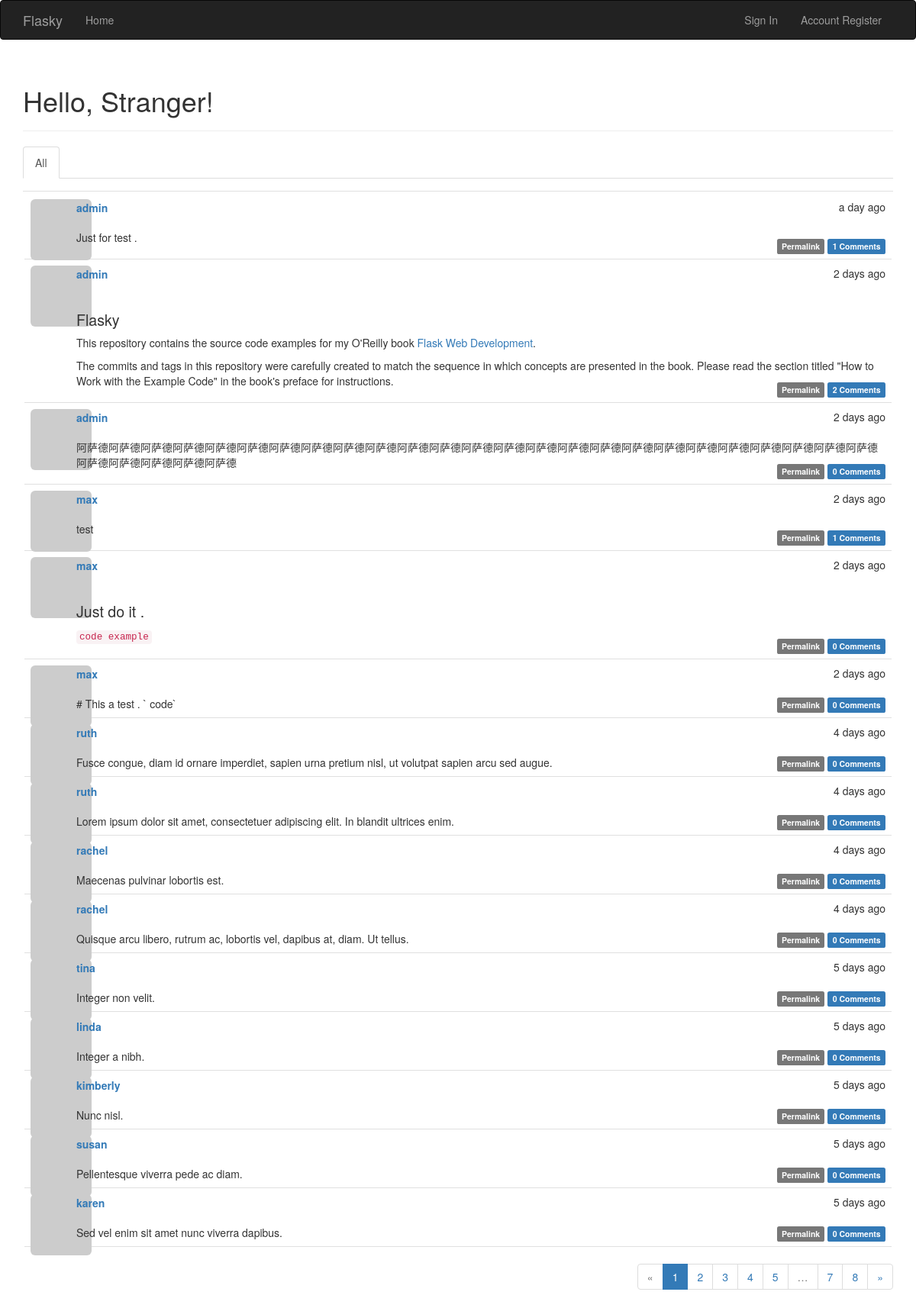
The page / on the database its author committed.
### app/models.py (models this page shows, shortened)
class Post(db.Model):
    __tablename__ = 'posts'
    id = db.Column(db.Integer, primary_key=True)
    body = db.Column(db.Text)
    timestamp = db.Column(db.DateTime, default=datetime.utcnow, index=True)
    author_id = db.Column(db.Integer, db.ForeignKey('users.id'))
    body_html = db.Column(db.Text)
    comments = db.relationship('Comment', backref='post', lazy='dynamic')

class User(UserMixin, db.Model):
    __tablename__ = 'users'
    id = db.Column(db.Integer, primary_key=True)
    email = db.Column(db.String(64), unique=True, index=True)
    username = db.Column(db.String(64), unique=True, index=True)
    role_id = db.Column(db.Integer, db.ForeignKey('roles.id'))
    password_hash = db.Column(db.String(128))
    confirmed = db.Column(db.Boolean, default=False)
    name = db.Column(db.String(64))
    location = db.Column(db.String(64))
    about_me = db.Column(db.Text())
    member_since = db.Column(db.DateTime, default=datetime.utcnow)
    last_seen = db.Column(db.DateTime, default=datetime.utcnow)
    avatar_hash = db.Column(db.String(32))
    posts = db.relationship('Post', backref='author', lazy='dynamic')
    followed = db.relationship('Follow', foreign_keys=[Follow.follower_id],
                               backref=db.backref('follower', lazy='joined'),
                               lazy='dynamic', cascade='all, delete-orphan')
    followers = db.relationship('Follow', foreign_keys=[Follow.followed_id],
                                backref=db.backref('followed', lazy='joined'),
                                lazy='dynamic', cascade='all, delete-orphan')
    comments = db.relationship('Comment', backref='author', lazy='dynamic')
    def gravatar(self, size=100, default='identicon', rating='g'):
        if request.is_secure:
            url = 'http://en.gravatar.com/avatar/'
        else:
            url = 'http://en.gravatar.com/avatar/'
        hash = self.avatar_hash or hashlib.md5(self.email.encode('utf-8')).hexdigest()
        return '{url}/{hash}?s={size}&d={default}&r={rating}'.format(
            url=url, hash=hash, size=size, default=default, rating=rating)
    @property
    def password(self):
        raise AttributeError('password is not a readable attribute')

### app/main/views.py (the view)
@main.route('/', methods=['POST', 'GET'])
def index():
    form = PostForm()
    if current_user.can(Permission.WRITE_ARTICLES) and form.validate_on_submit():
        post = Post(body=form.body.data, author=current_user._get_current_object())
        db.session.add(post)
        return redirect(url_for('main.index'))
    show_followed = False
    page = request.args.get('page', 1, type=int)
    if current_user.is_authenticated:
        show_followed = bool(request.cookies.get('show_followed', ''))
    if show_followed:
        query = current_user.followed_posts
    else:
        query = Post.query
    pagination = query.order_by(Post.timestamp.desc()).paginate(
        page, per_page=current_app.config['FLASKY_POSTS_PER_PAGE'],
        error_out=False)
    posts = pagination.items
    return render_template('index.html', form=form, posts=posts, pagination=pagination,
                           show_followed=show_followed)

### app/auth/views.py (called while the page is built)
@auth.before_app_request
def before_request():
    if current_user.is_authenticated:
        current_user.ping()
        if not current_user.confirmed and request.endpoint[:5] != 'auth.':
            return redirect(url_for('auth.unconfirmed'))

### app/main/__init__.py (called while the page is built)
@main.app_context_processor
def inject_permissions():
    return dict(Permission=Permission)

### app/models.py (called while the page is built)
    def can(self, permissions):
        return False

    def is_administrator(selfs):
        return False

### app/templates/index.html (shortened to what this page needs)
{% extends "base.html" %}
{% import "bootstrap/wtf.html" as wtf %}
{% import "_macros.html" as macros %}
{% block page_content %}
<div class="page-header">
    <h1>Hello, {% if current_user.is_authenticated %}{{ current_user.username }}{% else %}Stranger{% endif %}!</h1>
</div>
<div class="post-tabs">
    <ul class="nav nav-tabs">
        <li {% if not show_followed %} class="active"{% endif %}><a href="{{ url_for('.show_all') }}">All</a></li>
    </ul>
    {% include '_posts.html' %}
</div>
{% if pagination %}
<div class="pagination">
    {{ macros.pagination_widget(pagination, '.index') }}
</div>
{% endif %}
{% endblock %}

### app/templates/_posts.html (shortened to what this page needs)
<ul class="posts">
{% for post in posts %}
<li class="post">
<div class="profile-thumbnail">
<a href="{{ url_for('.user', username=post.author.username) }}">
<img class="img-rounded profile-thumbnail"
src="{{ post.author.gravatar(size=48) }}">
</a>
</div>
<div class="post-date">{{ moment(post.timestamp).fromNow() }}</div>
<div class="post-author">
<a href="{{ url_for('.user', username=post.author.username) }}">
{{ post.author.username }}
</a>
</div>
<div class="post-body">
    {% if post.body_html %}
        {{ post.body_html|safe }}
    {% else %}
        {{ post.body }}
    {% endif %}
</div>
<div class="post-footer">
    <a href="{{ url_for('main.post', id=post.id) }}">
        <span class="label label-default">Permalink</span>
    </a>
    <a href="{{ url_for('.post', id=post.id) }}#comments">
        <span class="label label-primary">
        {{ post.comments.count() }} Comments
        </span>
    </a>
</div>
</li>
{% endfor %}
</ul>

### app/static/styles.css (style rules this page uses)
.profile-thumbnail { position: absolute; }
ul.posts { list-style-type: none; padding: 2px; margin: 16px 0px 0px 0px; border-top: 1px solid #e0e0e0; }
ul.posts li.post { padding: 8px; border-bottom: 1px solid #e0e0e0; }
div.post-date { float: right; }
div.post-author { font-weight: bold; position:relative; left:60px; top: 1px; }
div.post-body { position:relative; left: 60px; top: 20px; margin-right : 60px }
div.post-footer { position:relative; text-align: right; }
div.pagination { width: 100%; text-align: right; padding: 0px; margin: 0px; }
.post-body h1 { font-size: 140%; }

### rows shown on the page
Post: timestamp "a day ago", author.username "admin", body_html "Just for test .", comments.count "1"
Post: timestamp "2 days ago", author.username "admin", body_html "Flasky This repository contains the source code examples for my O'Reilly book Flask Web Development . The commits and tags in this repository were carefully created to match the sequence in which concepts are presented in the book. Please read the section titled \"How to Work with the Example Code\" in the book's preface for instructions.", comments.count "2"
Post: timestamp "2 days ago", author.username "admin", body_html "阿萨德阿萨德阿萨德阿萨德阿萨德阿萨德阿萨德阿萨德阿萨德阿萨德阿萨德阿萨德阿萨德阿萨德阿萨德阿萨德阿萨德阿萨德阿萨德阿萨德阿萨德阿萨德阿萨德阿萨德阿萨德阿萨德阿萨德阿萨德阿萨德阿萨德", comments.count "0"
Post: timestamp "2 days ago", author.username "max", body_html "test", comments.count "1"
Post: timestamp "2 days ago", author.username "max", body_html "Just do it . code example", comments.count "0"
Post: timestamp "2 days ago", author.username "max", body "# This a test . ` code`", comments.count "0"
Post: timestamp "4 days ago", author.username "ruth", body "Fusce congue, diam id ornare imperdiet, sapien urna pretium nisl, ut volutpat sapien arcu sed augue.", comments.count "0"
Post: timestamp "4 days ago", author.username "ruth", body "Lorem ipsum dolor sit amet, consectetuer adipiscing elit. In blandit ultrices enim.", comments.count "0"
Post: timestamp "4 days ago", author.username "rachel", body "Maecenas pulvinar lobortis est.", comments.count "0"
Post: timestamp "4 days ago", author.username "rachel", body "Quisque arcu libero, rutrum ac, lobortis vel, dapibus at, diam. Ut tellus.", comments.count "0"
Post: timestamp "5 days ago", author.username "tina", body "Integer non velit.", comments.count "0"
Post: timestamp "5 days ago", author.username "linda", body "Integer a nibh.", comments.count "0"
Post: timestamp "5 days ago", author.username "kimberly", body "Nunc nisl.", comments.count "0"
Post: timestamp "5 days ago", author.username "susan", body "Pellentesque viverra pede ac diam.", comments.count "0"
Post: timestamp "5 days ago", author.username "karen", body "Sed vel enim sit amet nunc viverra dapibus.", comments.count "0"

### other values the page prints
{{ p }} "1"
{{ p }} "2" "3" "4" "5" "7" "8"
